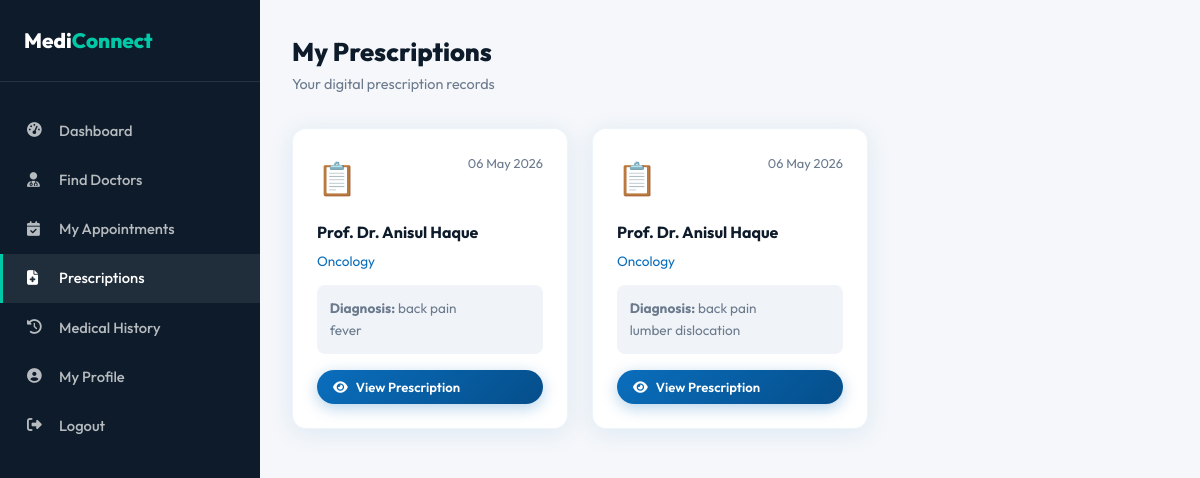
The app's page /patient/prescriptions.php (signed in) with its own data.
### tables this page shows
CREATE TABLE `prescriptions` (
  `id` int(11) NOT NULL,
  `appointment_id` int(11) NOT NULL,
  `patient_id` int(11) NOT NULL,
  `doctor_id` int(11) NOT NULL,
  `diagnosis` text DEFAULT NULL,
  `medicines` text DEFAULT NULL,
  `instructions` text DEFAULT NULL,
  `follow_up_date` date DEFAULT NULL,
  `file_path` varchar(255) DEFAULT NULL,
  `created_at` timestamp NOT NULL DEFAULT current_timestamp()
);

CREATE TABLE `doctors` (
  `id` int(11) NOT NULL,
  `full_name` varchar(100) NOT NULL,
  `email` varchar(100) NOT NULL,
  `password` varchar(255) NOT NULL,
  `phone` varchar(20) DEFAULT NULL,
  `specialization_id` int(11) DEFAULT NULL,
  `hospital_id` int(11) DEFAULT NULL,
  `qualification` varchar(255) DEFAULT NULL,
  `experience_years` int(11) DEFAULT 0,
  `consultation_fee` decimal(10,2) DEFAULT 0.00,
  `bio` text DEFAULT NULL,
  `profile_pic` varchar(255) DEFAULT 'default.png',
  `is_verified` tinyint(1) DEFAULT 0,
  `available_days` varchar(100) DEFAULT 'Mon,Tue,Wed,Thu,Fri',
  `available_time_start` time DEFAULT '09:00:00',
  `available_time_end` time DEFAULT '17:00:00',
  `created_at` timestamp NOT NULL DEFAULT current_timestamp()
);

CREATE TABLE `specializations` (
  `id` int(11) NOT NULL,
  `name` varchar(100) NOT NULL,
  `icon` varchar(50) DEFAULT 'fas fa-stethoscope',
  `description` text DEFAULT NULL
);

### includes/functions.php (called while the page is built, shortened)
<?php
function formatDate($date) {
    return date('d M Y', strtotime($date));
}
?>

### patient/prescriptions.php (the view, shortened to what this page needs)
<?php
require_once '../includes/functions.php';
$pat_id = $_SESSION['patient_id'];
$prescriptions = mysqli_query($conn, "SELECT p.*, d.full_name as doc_name, s.name as spec_name FROM prescriptions p
    JOIN doctors d ON p.doctor_id=d.id
    LEFT JOIN specializations s ON d.specialization_id=s.id
    WHERE p.patient_id=$pat_id ORDER BY p.created_at DESC");
?>
<!DOCTYPE html>
<html lang="en">
<head>
<link rel="stylesheet" href="https://cdnjs.cloudflare.com/ajax/libs/font-awesome/6.4.0/css/all.min.css">
<link rel="stylesheet" href="<?= SITE_URL ?>/css/style.css">
</head>
<body>
<div class="dashboard">
    <nav class="sidebar">
        <div class="sidebar-brand">Medi<span>Connect</span></div>
        <ul class="sidebar-menu">
            <li><a href="dashboard.php"><i class="fas fa-tachometer-alt"></i> Dashboard</a></li>
            <li><a href="../doctors.php"><i class="fas fa-user-md"></i> Find Doctors</a></li>
            <li><a href="appointments.php"><i class="fas fa-calendar-check"></i> My Appointments</a></li>
            <li><a href="prescriptions.php" class="active"><i class="fas fa-file-medical"></i> Prescriptions</a></li>
            <li><a href="medical-history.php"><i class="fas fa-history"></i> Medical History</a></li>
            <li><a href="profile.php"><i class="fas fa-user-circle"></i> My Profile</a></li>
            <li><a href="../logout.php"><i class="fas fa-sign-out-alt"></i> Logout</a></li>
        </ul>
    </nav>
    <main class="dashboard-main">
        <div class="dash-header"><div><h1>My Prescriptions</h1><p>Your digital prescription records</p></div></div>
        <?php if (mysqli_num_rows($prescriptions) == 0): ?>
        <div class="card" style="padding:3rem;text-align:center;color:var(--gray);">
            <i class="fas fa-file-medical" style="font-size:3rem;margin-bottom:1rem;color:#ddd;"></i>
            <h3>No prescriptions yet</h3><p>Your prescriptions will appear here after your appointments.</p>
        </div>
        <?php else: ?>
        <div class="grid grid-3">
        <?php while ($p = mysqli_fetch_assoc($prescriptions)): ?>
        <div class="card" style="padding:1.5rem;">
            <div style="display:flex;justify-content:space-between;align-items:flex-start;margin-bottom:1rem;">
                <div style="font-size:2rem;">📋</div>
                <span style="font-size:0.8rem;color:var(--gray);"><?= formatDate($p['created_at']) ?></span>
            </div>
            <h4 style="font-weight:700;margin-bottom:0.3rem;"><?= $p['doc_name'] ?></h4>
            <div style="color:var(--primary);font-size:0.85rem;margin-bottom:0.8rem;"><?= $p['spec_name'] ?></div>
            <div style="background:var(--gray-light);border-radius:var(--radius-sm);padding:0.8rem;margin-bottom:1rem;font-size:0.85rem;color:var(--gray);">
                <strong>Diagnosis:</strong> <?= nl2br(htmlspecialchars($p['diagnosis'] ?? 'N/A')) ?>
            </div>
            <a href="view-prescription.php?id=<?= $p['id'] ?>" class="btn btn-primary btn-sm w-100"><i class="fas fa-eye"></i> View Prescription</a>
        </div>
        <?php endwhile; ?>
        </div>
        <?php endif; ?>
    </main>
</div>
</body>
</html>

### css/style.css (style rules this page uses)
:root { --primary: #0A6EBD; --primary-dark: #054E8A; --primary-light: #E8F4FF; --secondary: #00C9A7; --accent: #FF6B35; --dark: #0D1B2A; --gray-dark: #2C3E50; --gray: #6B7A8D; --gray-light: #F0F4F8; --white: #FFFFFF; --danger: #E74C3C; --success: #27AE60; --warning: #F39C12; --shadow: 0 4px 24px rgba(10,110,189,0.10); --shadow-lg: 0 8px 40px rgba(10,110,189,0.18); --radius: 14px; --radius-sm: 8px; }
* { margin: 0; padding: 0; box-sizing: border-box; }
body { font-family: 'Outfit', sans-serif; color: var(--dark); background: var(--white); line-height: 1.6; }
.btn { display: inline-flex; align-items: center; gap: 8px; padding: 0.6rem 1.4rem; border-radius: 50px; font-family: 'Outfit', sans-serif; font-weight: 600; font-size: 0.9rem; cursor: pointer; transition: all 0.25s; border: none; text-decoration: none; }
.btn-primary { background: linear-gradient(135deg, var(--primary), var(--primary-dark)); color: white; box-shadow: 0 4px 15px rgba(10,110,189,0.3); }
.btn-sm { padding: 0.4rem 1rem; font-size: 0.82rem; }
.grid { display: grid; gap: 1.5rem; }
.grid-3 { grid-template-columns: repeat(3, 1fr); }
.card { background: white; border-radius: var(--radius); box-shadow: var(--shadow); overflow: hidden; transition: transform 0.3s, box-shadow 0.3s; border: 1px solid rgba(10,110,189,0.07); }
.dashboard { display: flex; min-height: 100vh; }
.sidebar { width: 260px; background: var(--dark); padding: 1.5rem 0; position: sticky; top: 0; height: 100vh; overflow-y: auto; flex-shrink: 0; }
.sidebar .sidebar-brand { padding: 0 1.5rem 1.5rem; border-bottom: 1px solid rgba(255,255,255,0.1); margin-bottom: 1.5rem; font-size: 1.3rem; font-weight: 800; color: white; }
.sidebar .sidebar-brand span { color: var(--secondary); }
.sidebar-menu { list-style: none; }
.sidebar-menu a { display: flex; align-items: center; gap: 12px; padding: 0.8rem 1.5rem; color: rgba(255,255,255,0.7); text-decoration: none; font-weight: 500; font-size: 0.92rem; transition: all 0.2s; border-left: 3px solid transparent; }
.sidebar-menu a:hover, .sidebar-menu a.active { color: white; background: rgba(255,255,255,0.08); border-left-color: var(--secondary); }
.sidebar-menu a i { width: 20px; }
.dashboard-main { flex: 1; background: #F5F7FA; padding: 2rem; overflow-y: auto; }
.dash-header { display: flex; align-items: center; justify-content: space-between; margin-bottom: 2rem; }
.dash-header h1 { font-size: 1.6rem; font-weight: 800; }
.dash-header p { color: var(--gray); font-size: 0.9rem; }
.w-100 { width: 100%; }

### records on screen
prescriptions: created_at "06 May 2026", doctor.full_name "Prof. Dr. Anisul Haque", specializations.name "Oncology", diagnosis "back pain fever"
prescriptions: created_at "06 May 2026", doctor.full_name "Prof. Dr. Anisul Haque", specializations.name "Oncology", diagnosis "back pain lumber dislocation"
